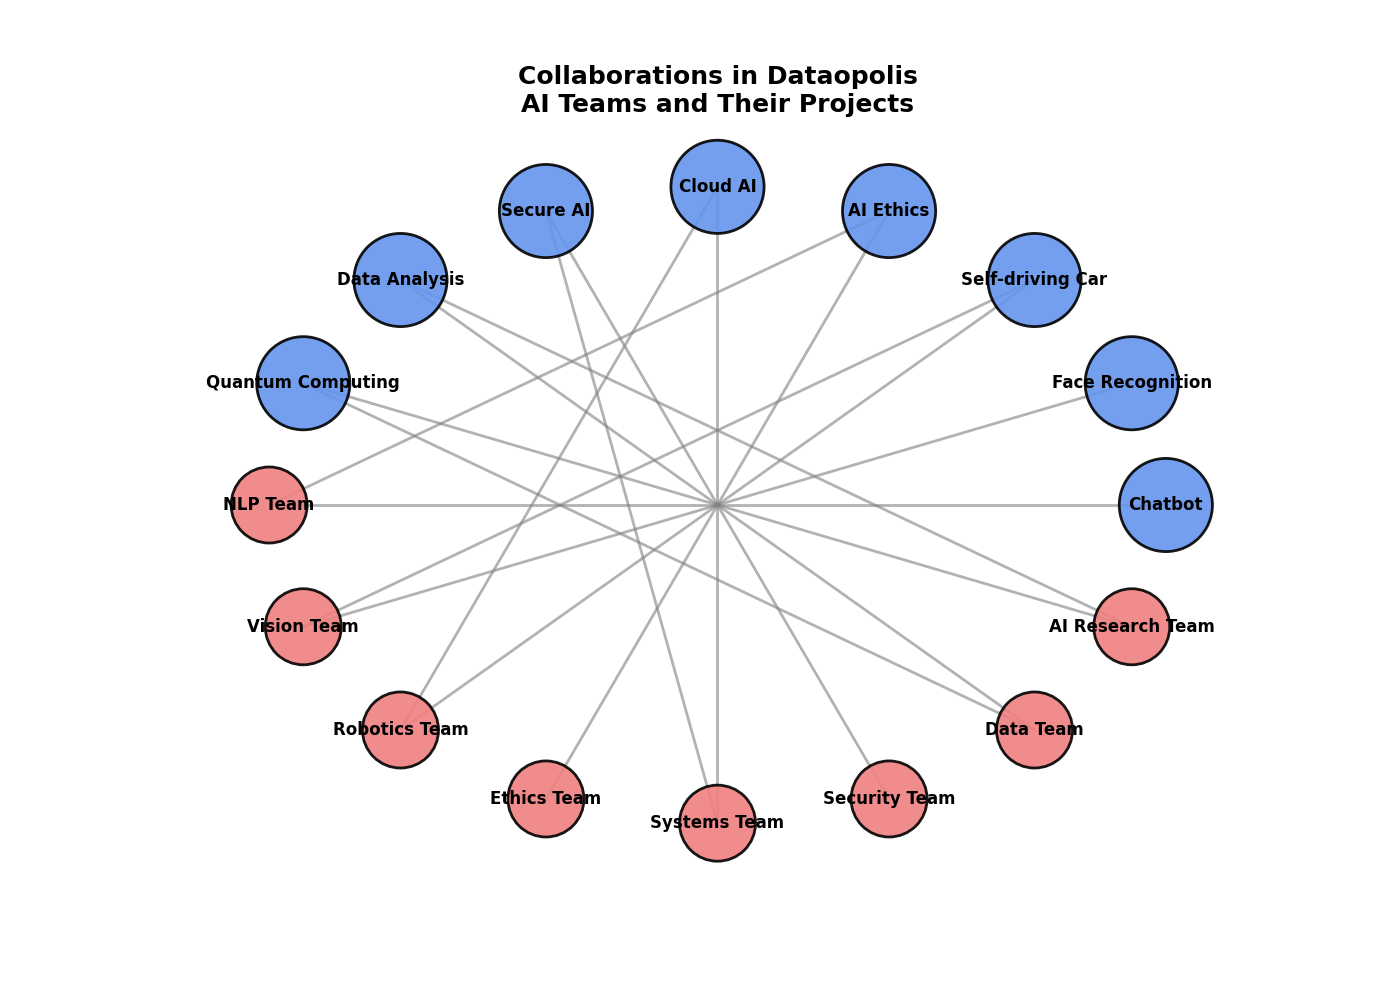

Python code for this plot:
import matplotlib.pyplot as plt
import networkx as nx

teams = [
    "NLP Team", "Vision Team", "Robotics Team", 
    "Ethics Team", "Systems Team", "Security Team",
    "Data Team", "AI Research Team"
]
projects = [
    "Chatbot", "Face Recognition", "Self-driving Car", 
    "AI Ethics", "Cloud AI", "Secure AI",
    "Data Analysis", "Quantum Computing"
]

G = nx.Graph()

G.add_nodes_from(teams, type='team')
G.add_nodes_from(projects, type='project')

edges = [
    ("NLP Team", "Chatbot"),
    ("NLP Team", "AI Ethics"),
    ("Vision Team", "Face Recognition"),
    ("Vision Team", "Self-driving Car"),
    ("Robotics Team", "Self-driving Car"),
    ("Robotics Team", "Cloud AI"),
    ("Ethics Team", "AI Ethics"),
    ("Systems Team", "Cloud AI"),
    ("Systems Team", "Secure AI"),
    ("Security Team", "Secure AI"),
    ("Data Team", "Data Analysis"),
    ("AI Research Team", "Quantum Computing"),
    ("Data Team", "Quantum Computing"),
    ("AI Research Team", "Data Analysis")
]

G.add_edges_from(edges)

pos = nx.shell_layout(G)

fig, ax = plt.subplots(figsize=(14, 10))

# Manually shuffling the color assignment
node_colors = ['lightcoral' if G.nodes[node]['type'] == 'team' else 'cornflowerblue' for node in G.nodes()]
node_sizes = [3000 if G.nodes[node]['type'] == 'team' else 4500 for node in G.nodes()]

nx.draw_networkx_nodes(
    G, pos, node_size=node_sizes, node_color=node_colors, edgecolors='black', linewidths=2, alpha=0.9
)

nx.draw_networkx_edges(
    G, pos, edgelist=edges, width=2.0, alpha=0.6, edge_color='gray'
)

nx.draw_networkx_labels(
    G, pos, font_size=12, font_weight='bold'
)

ax.set_title(
    'Collaborations in Dataopolis\nAI Teams and Their Projects',
    fontsize=18, fontweight='bold', ha='center'
)

ax.axis('off')

plt.show()
